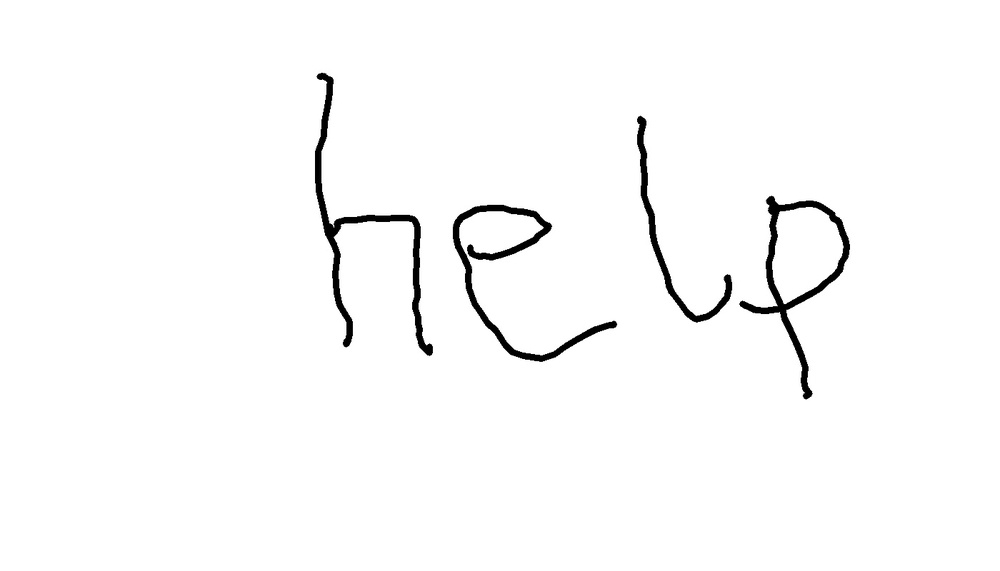
#> input picture temp_data/images/new.jpg, 1000 x 571 px, shrunk from 1400 x 800 before the run; its folder holds only this picture in this run
$ jupyter execute --allow-errors image_extract.ipynb
#> lines starting #> are read from the running program, lines starting #| are printed output that depends on the picture; after the words box and inside, x2 and y2 are one past the last pixel; in counts of white or black regions, pixels touching at a corner belong together
prediction

[cell 1]
# importing dependencies
import numpy as np
import os
import cv2
import os.path
from os import listdir
import matplotlib.pyplot as plt

[cell 2]
def image_segmentation(image_name):
    # reading the image
#> called with image_name = '../temp_data/images/new.jpg'
    image = cv2.imread(image_name)
#> image is the input picture: shape (571, 1000, 3); min 0, max 255, mean 250.1

    # converting the image to grayscale
    gray = cv2.cvtColor(image, cv2.COLOR_BGR2GRAY)
    gray = cv2.erode(gray,kernel = np.ones((5,5),np.uint8))
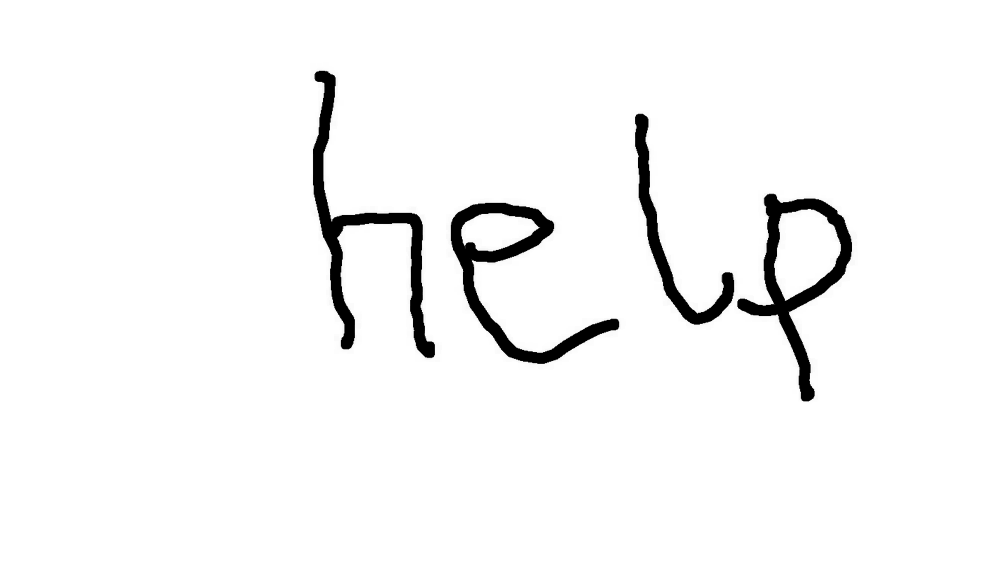
#> gray: shape (571, 1000); min 0, max 255, mean 246.3
    #plt.imshow(gray,cmap = 'gray')

    # threshold to convert the image to pure black and white
    thresh = cv2.threshold(gray, 0,255, cv2.THRESH_BINARY_INV | cv2.THRESH_OTSU)[1]
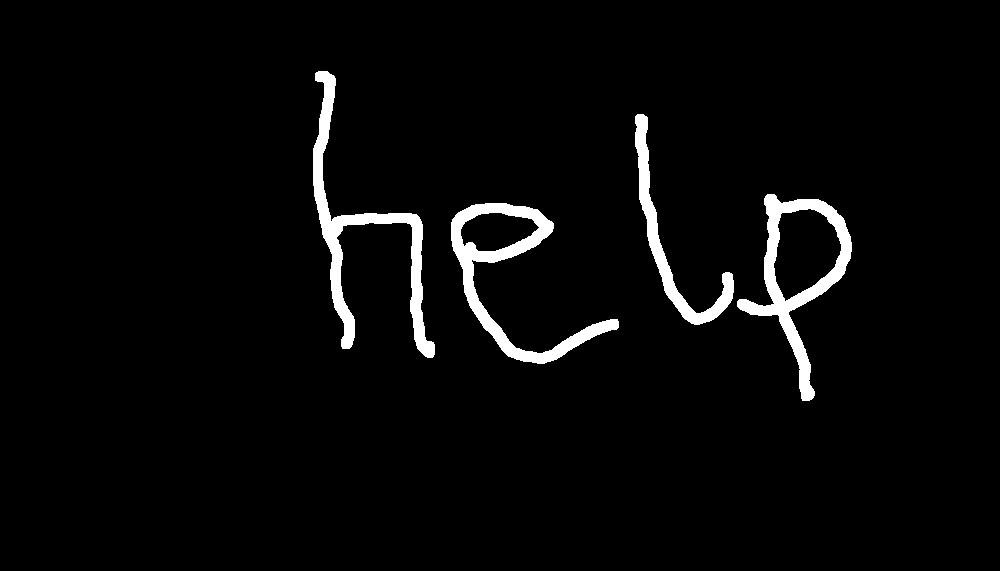
#> thresh: shape (571, 1000); 3.4% white; 4 white regions
    #plt.imshow(thresh,cmap = 'gray')

    # find the contours (continous blob of pixels ) in the image
    contours = cv2.findContours(thresh,cv2.RETR_EXTERNAL, cv2.CHAIN_APPROX_SIMPLE)
#> contours = 4 contours; box (x1, y1, x2, y2) and area: (737, 194, 852, 401) 9130, (451, 203, 619, 364) 6984, (313, 71, 435, 358) 5236, (635, 114, 734, 325) 2944

    # Hack for compatibility with different OpenCV versions
    contours = contours[0]

    letter_image_regions = []

    # now loop through each of the letter in the image
    for contour in contours:
        # get the rectangle that contains the contour
        x,y,w,h = cv2.boundingRect(contour)
        # compare the width and height of the contour to detect if it
        # has one letter or not
        #if w/h >1.20:
            # this is too wide for a single letter
            #continue
        if w<20 or h<30:
            # this is a very small image probably a noise
            continue
        else:
        # this is a normal letter by itself
            letter_image_regions.append((x,y,w,h))
#> this loop made 4 passes
#> (x, y, w, h) on passes 1 to 4: (451, 203, 168, 161), (737, 194, 115, 207), (635, 114, 99, 211), (313, 71, 122, 287)
#> after the loop, letter_image_regions = [(451, 203, 168, 161), (737, 194, 115, 207), (635, 114, 99, 211), (313, 71, 122, 287)]
#> `letters_in_image = image_segmentation(file_name)`: letters_in_image has the same summary as letter_image_regions in image_segmentation
#> `letters_in_image = sorted(letters_in_image, key=lambda x: x[0])`: letters_in_image = [(313, 71, 122, 287), (451, 203, 168, 161), (635, 114, 99, 211), (737, 194, 115, 207)]
#> `letter = image[y - 3:y + h + 3, x - 3:x + w + 3]`:
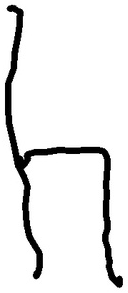
#> letter: shape (293, 128); min 0, max 255, mean 232.1
    #plt.imshow(gray,cmap = 'gray')
    return letter_image_regions

#> (a cell that did not finish here is left out)
